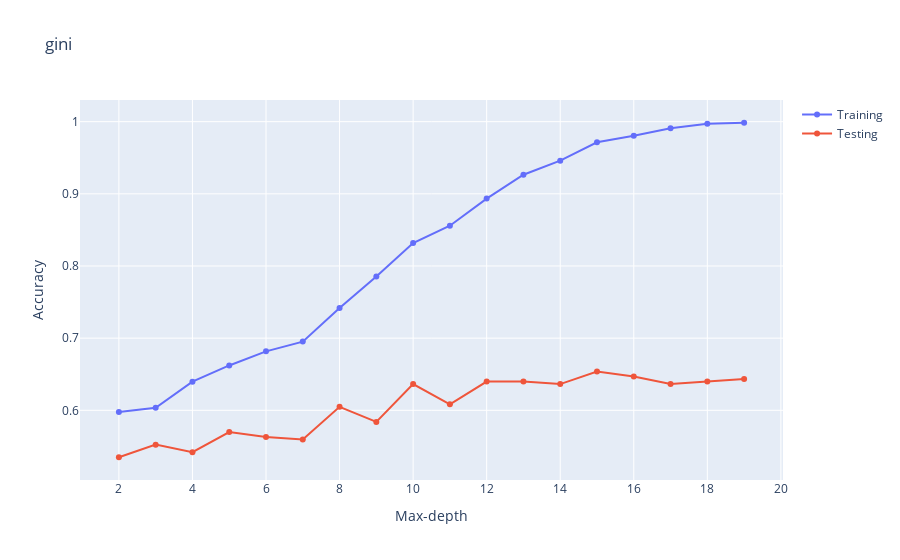
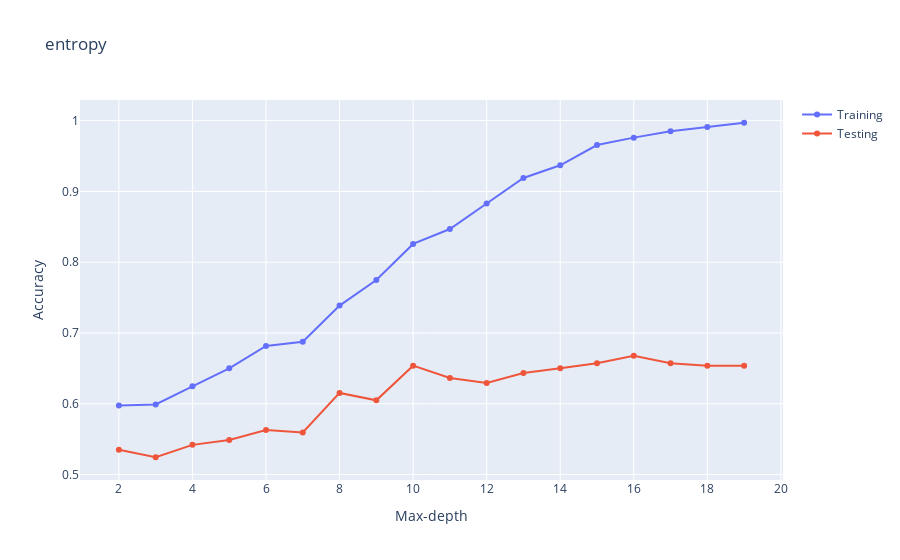

Notebook cell for these charts, in order:
### Markdown cell above
# Deciding the best parameter

### Code cell
criteria=["gini","entropy"]
for x in criteria:
    acc = []
    for i in range(2,20,1):
        model = DecisionTreeClassifier(criterion = x,max_depth=i,random_state=42)
        model.fit(x_train, y_train)
        train=model.score(x_train, y_train)
        test=model.score(x_test, y_test)
        acc.append([train, test])
    fig = go.Figure()
    fig.add_trace(go.Scatter(x=np.arange(2,20,1), y=[i[0] for i in acc],
                    mode='lines+markers',
                    name='Training'))
    fig.add_trace(go.Scatter(x=np.arange(2,20,1), y=[i[1] for i in acc],
                    mode='lines+markers',
                    name='Testing'))
    fig.update_layout(title=x,
                   xaxis_title='Max-depth',
                   yaxis_title='Accuracy')
    fig.show()

### Figure 1 — Plotly figure (JSON) as saved in the notebook; plotly's stock layout.template omitted (floating-point values rounded to 4 significant figures)
{"data": [{"mode": "lines+markers", "name": "Training", "type": "scatter", "x": [2, 3, 4, 5, 6, 7, 8, 9, 10, 11, 12, 13, 14, 15, 16, 17, 18, 19], "y": [0.5976, 0.6036, 0.6396, 0.6622, 0.6817, 0.6952, 0.7417, 0.7853, 0.8318, 0.8559, 0.8934, 0.9264, 0.9459, 0.9715, 0.9805, 0.991, 0.997, 0.9985]}, {"mode": "lines+markers", "name": "Testing", "type": "scatter", "x": [2, 3, 4, 5, 6, 7, 8, 9, 10, 11, 12, 13, 14, 15, 16, 17, 18, 19], "y": [0.535, 0.5524, 0.542, 0.5699, 0.5629, 0.5594, 0.6049, 0.5839, 0.6364, 0.6084, 0.6399, 0.6399, 0.6364, 0.6538, 0.6469, 0.6364, 0.6399, 0.6434]}], "layout": {"title": {"text": "gini"}, "xaxis": {"title": {"text": "Max-depth"}}, "yaxis": {"title": {"text": "Accuracy"}}}}

### Figure 2 — Plotly figure (JSON) as saved in the notebook; plotly's stock layout.template omitted (floating-point values rounded to 4 significant figures)
{"data": [{"mode": "lines+markers", "name": "Training", "type": "scatter", "x": [2, 3, 4, 5, 6, 7, 8, 9, 10, 11, 12, 13, 14, 15, 16, 17, 18, 19], "y": [0.5976, 0.5991, 0.6246, 0.6502, 0.6817, 0.6877, 0.7387, 0.7748, 0.8258, 0.8468, 0.8829, 0.9189, 0.9369, 0.9655, 0.976, 0.985, 0.991, 0.997]}, {"mode": "lines+markers", "name": "Testing", "type": "scatter", "x": [2, 3, 4, 5, 6, 7, 8, 9, 10, 11, 12, 13, 14, 15, 16, 17, 18, 19], "y": [0.535, 0.5245, 0.542, 0.549, 0.5629, 0.5594, 0.6154, 0.6049, 0.6538, 0.6364, 0.6294, 0.6434, 0.6503, 0.6573, 0.6678, 0.6573, 0.6538, 0.6538]}], "layout": {"title": {"text": "entropy"}, "xaxis": {"title": {"text": "Max-depth"}}, "yaxis": {"title": {"text": "Accuracy"}}}}
